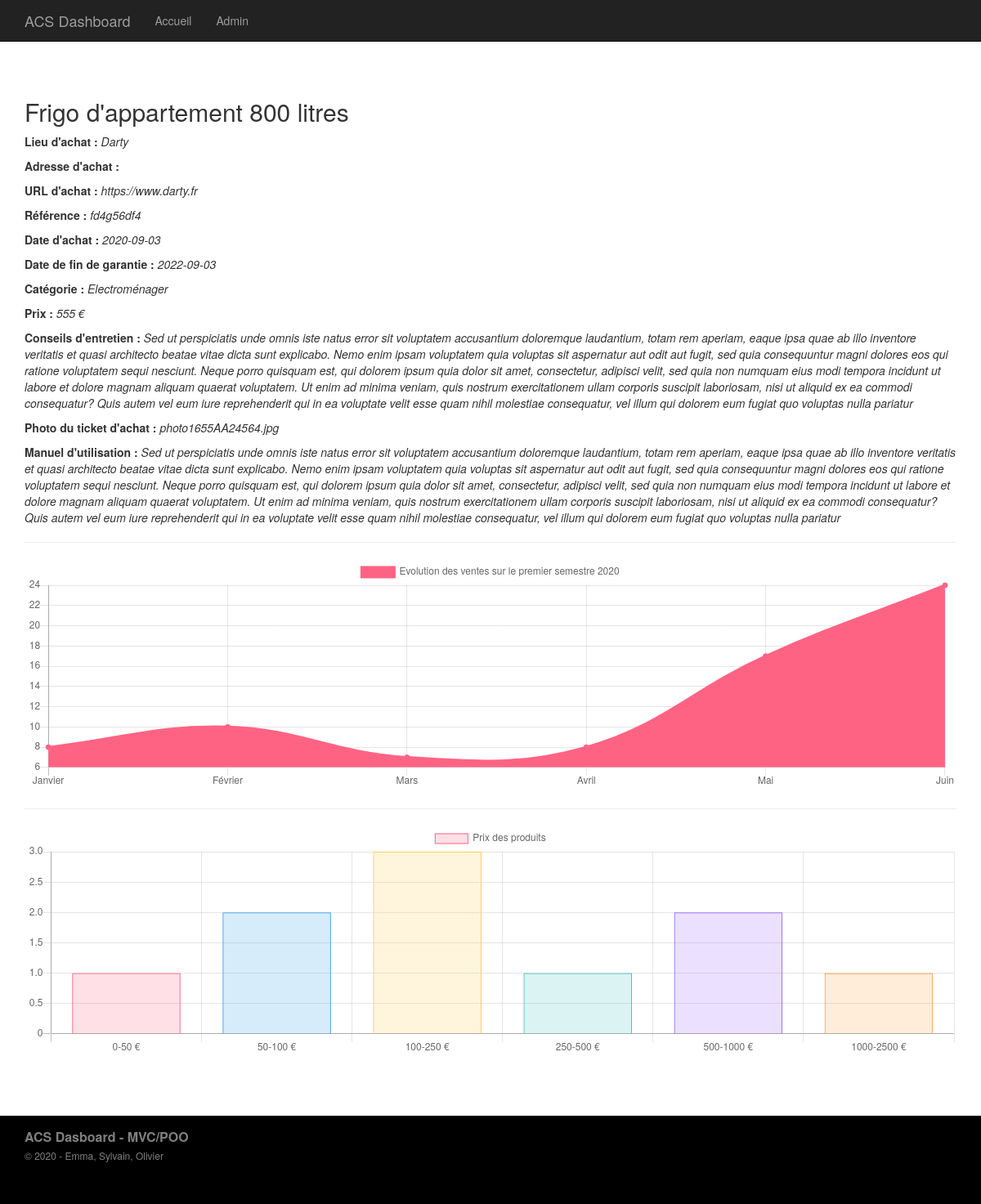
The app's page /index.php?p=posts.single&id=5 with its own data.
### tables this page shows
CREATE TABLE IF NOT EXISTS `articles` (
  `id` int(11) NOT NULL AUTO_INCREMENT,
  `titre` varchar(255) DEFAULT NULL,
  `lieuachat` varchar(255) DEFAULT NULL,
  `adresseachat` varchar(255) DEFAULT NULL,
  `urlachat` varchar(255) DEFAULT NULL,
  `ref` varchar(255) NOT NULL,
  `dateachat` varchar(20) NOT NULL,
  `datefingarantie` varchar(20) NOT NULL,
  `category_id` int(11) DEFAULT NULL,
  `prix` int(10) NOT NULL DEFAULT 0,
  `conseilsentretien` longtext DEFAULT NULL,
  `phototicketachat` varchar(255) DEFAULT NULL,
  `manuelutilisation` longtext DEFAULT NULL,
  PRIMARY KEY (`id`)
);

CREATE TABLE IF NOT EXISTS `categories` (
  `id` int(11) NOT NULL AUTO_INCREMENT,
  `titre` varchar(255) DEFAULT NULL,
  PRIMARY KEY (`id`)
);

### core/Controller/Controller.php (called while the page is built, shortened)
<?php
    class Controller{
        protected $viewPath;
        protected function render($view, $variables = []){
            extract($variables);
            require($this->viewPath . str_replace('.', '/', $view) . '.php');
        }
    }
?>

### app/Controller/PostsController.php (called while the page is built, shortened)
<?php
    class PostsController extends AppController{
        public function single(){
            $article = $this->Post->findWitdhCategory($_GET['id']);
            $this->render('posts.single', compact('article'));
        }
    }
?>

### public/index.php (called while the page is built, shortened)
<?php
    if(isset($_GET['p'])){
        $page = $_GET['p'];
    }
    else{
        $page = 'posts.index';
    }
    $page = explode('.', $page);
    if($page[0] == 'admin'){
        $controller = '\App\Controller\Admin\\' . ucfirst($page[1]) . 'Controller';
        $action = $page[2];
    }
    else{
        $action = $page[1];
    }
    $controller = new $controller();
    $controller->$action();
?>

### core/Table/Table.php (called while the page is built, shortened)
<?php
    class Table{
        protected $db;
        public function __construct(Database $db){
            $this->db = $db;
        }
        public function query($statement, $attributes = null, $one = false){
            if($attributes){
                return $this->db->prepare(
                    $statement,
                    $attributes,
                    str_replace('Table', 'Entity', get_class($this)),
                    $one
                );
            }
             else{
                return $this->db->query(
                    $statement,
                    str_replace('Table', 'Entity', get_class($this)),
                     $one
                );
            }
        }
    }
?>

### core/Database/MysqlDatabase.php (called while the page is built, shortened)
<?php
    class MysqlDatabase extends Database{
        private $pdo;
        private function getPDO(){
            if($this->pdo === null){
                $pdo = new PDO('mysql:dbname=mvc-blog;host=localhost', 'root', '');
                $pdo->setAttribute(PDO::ATTR_ERRMODE, PDO::ERRMODE_EXCEPTION);
                $this->pdo = $pdo;
            }
            return $this->pdo;
        }
        public function prepare($statement, $attributes, $class_name = null, $one = false){
            $req = $this->getPDO()->prepare($statement);
            $res = $req->execute($attributes);
            if($class_name === null){
                $req->setFetchMode(PDO::FETCH_OBJ);
            }
            else{
                $req->setFetchMode(PDO::FETCH_CLASS, $class_name);
            }
            if($one){
                $datas = $req->fetch();
            }
            else{
                $datas = $req->fetchAll();
            }
            return $datas;
        }
    }
?>

### app/Table/PostTable.php (called while the page is built, shortened)
<?php
    class PostTable extends Table{
        public function findWitdhCategory($id){
            return $this->query("
                SELECT articles.id, articles.titre, articles.lieuachat, articles.adresseachat, articles.urlachat, articles.ref, articles.dateachat, articles.datefingarantie, articles.prix, articles.conseilsentretien, articles.phototicketachat, articles.manuelutilisation, categories.titre as categorie
                FROM articles
                LEFT JOIN categories ON category_id = categories.id
                WHERE articles.id = ?
                ORDER BY articles.id DESC",
                [$id], true
            );
        }
    }
?>

### app/Autoloader.php (called while the page is built, shortened)
<?php
  class Autoloader{
      static function autoload($class){
          if (strpos($class, __NAMESPACE__ . '\\') === 0){
              $class = str_replace(__NAMESPACE__ . '\\', '', $class);
              $class = str_replace('\\', '/', $class);
          }
      }
  }

### core/Autoloader.php (called while the page is built, shortened)
<?php
  class Autoloader{
      static function autoload($class){
          if (strpos($class, __NAMESPACE__ . '\\') === 0){
              $class = str_replace(__NAMESPACE__ . '\\', '', $class);
              $class = str_replace('\\', '/', $class);
          }
      }
  }

### app/Views/posts/single.php (the view)
<h2><?= $article->titre; ?></h2>
<p><b>Lieu d'achat : </b><em><?= $article->lieuachat; ?></em></p>
<p><b>Adresse d'achat : </b><em><?= $article->adresseachat; ?></em></p>
<p><b>URL d'achat : </b><em><?= $article->urlachat; ?></em></p>
<p><b>Référence : </b><em><?= $article->ref; ?></em></p>
<p><b>Date d'achat : </b><em><?= $article->dateachat; ?></em></p>
<p><b>Date de fin de garantie : </b><em><?= $article->datefingarantie; ?></em></p>
<p><b>Catégorie : </b><em><?= $article->categorie; ?></em></p>
<p><b>Prix : </b><em><?= $article->prix; ?> €</em></p>
<p><b>Conseils d'entretien : </b><em><?= $article->conseilsentretien; ?></em></p>
<p><b>Photo du ticket d'achat : </b><em><?= $article->phototicketachat; ?></em></p>
<p><b>Manuel d'utilisation : </b><em><?= $article->manuelutilisation; ?></em></p>

### records on screen
articles: titre "Frigo d'appartement 800 litres", lieuachat "Darty", urlachat "https://www.darty.fr", ref "fd4g56df4", dateachat "2020-09-03", datefingarantie "2022-09-03", category.titre "Electroménager", prix "555", conseilsentretien "Sed ut perspiciatis unde omnis iste natus error sit voluptatem accusantium doloremque laudantium, totam rem aperiam, eaque ipsa quae ab illo inventore veritatis et quasi architecto beatae vitae dicta sunt explicabo. Nemo enim ipsam voluptatem quia voluptas sit aspernatur aut odit aut fugit, sed quia consequuntur magni dolores eos qui ratione voluptatem sequi nesciunt. Neque porro quisquam est, qui dolorem ipsum quia dolor sit amet, consectetur, adipisci velit, sed quia non numquam eius modi tempora incidunt ut labore et dolore magnam aliquam quaerat voluptatem. Ut enim ad minima veniam, quis nostrum exercitationem ullam corporis suscipit laboriosam, nisi ut aliquid ex ea commodi…", phototicketachat "photo1655AA24564.jpg", manuelutilisation "Sed ut perspiciatis unde omnis iste natus error sit voluptatem accusantium doloremque laudantium, totam rem aperiam, eaque ipsa quae ab illo inventore veritatis et quasi architecto beatae vitae dicta sunt explicabo. Nemo enim ipsam voluptatem quia voluptas sit aspernatur aut odit aut fugit, sed quia consequuntur magni dolores eos qui ratione voluptatem sequi nesciunt. Neque porro quisquam est, qui dolorem ipsum quia dolor sit amet, consectetur, adipisci velit, sed quia non numquam eius modi tempora incidunt ut labore et dolore magnam aliquam quaerat voluptatem. Ut enim ad minima veniam, quis nostrum exercitationem ullam corporis suscipit laboriosam, nisi ut aliquid ex ea commodi…"
